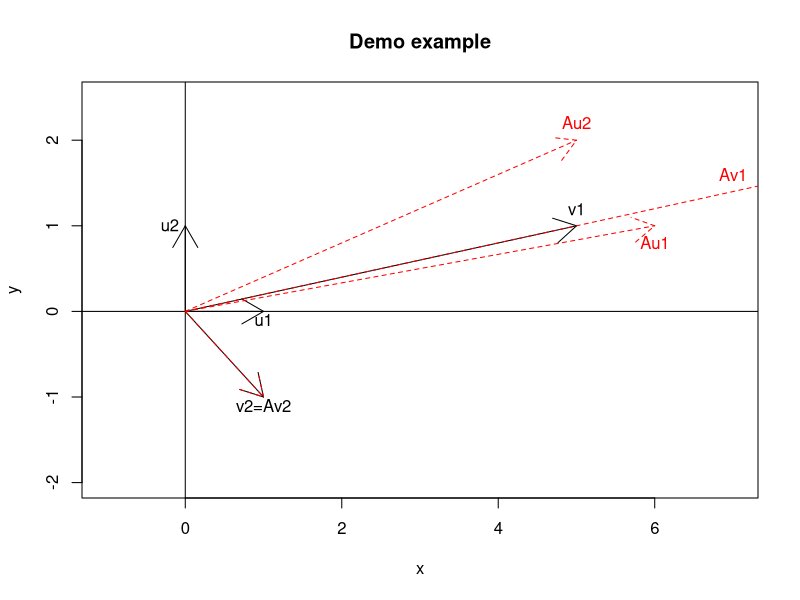

Here is the R script that generated this plot:
## ---- chunk 1
knitr::opts_chunk$set(comment="")
knitr::opts_chunk$set(fig.align='center')
## ---- chunk 2
m <- matrix(c(6, 5, 1, 2), ncol=2, byrow=TRUE)
m
## ---- chunk 3
u1 <- c(1, 0); u2 <- c(0, 1)
plot(u1, u2, type="n", xlab="x", ylab="y",
     main="Demo example", xlim=c(-1, 7), ylim=c(-2, 2.5))
abline(h=0, v=0)
#u1, u2
arrows(0, 0, 1, 0); arrows(0, 0, 0, 1)
text(1, -0.1, "u1"); text(-0.2, 1, "u2")
#v1, v2
arrows(0, 0, 5, 1); arrows(0, 0, 1, -1)
text(5, 1.2, "v1"); text(1, -1.1, "v2=Av2")

#Au1, Au2
arrows(0, 0, 6, 1, lty=2, col="red"); arrows(0, 0, 5, 2, lty=2, col="red")
text(6, 0.8, "Au1", col="red"); text(5, 2.2, "Au2", col="red")
#Av1, Av2
arrows(0, 0, 35, 7, lty=2, col="red"); arrows(0, 0, 1, -1, lty=2, col="red")
text(7, 1.6, "Av1", col="red")
## ---- chunk 4
eigen(m)
## ---- chunk 5
m2 <- matrix(c(1, 3, 3, 1), ncol=2, byrow=TRUE)
eigen(m2)
## ---- chunk 6
eigen(matrix(c(1, 4, 4, 1), ncol=2, byrow=TRUE))
eigen(matrix(c(1, 6, 6, 1), ncol=2, byrow=TRUE))
eigen(matrix(c(2, 3, 3, 2), ncol=2, byrow=TRUE))
## ---- chunk 7
e1 <- matrix(sample(1:9, 9, replace=F), ncol=3, byrow=T)
e1
## ---- chunk 8
#trace
data.frame(trace=sum(diag(e1)), eigen=sum(eigen(e1)$value))
## ---- chunk 9
#determinat
data.frame(det=det(e1), eigen=prod(eigen(e1)$value))
## ---- chunk 10
eigen(m2)$vectors
## ---- chunk 11
solve(eigen(m2)$vectors)
